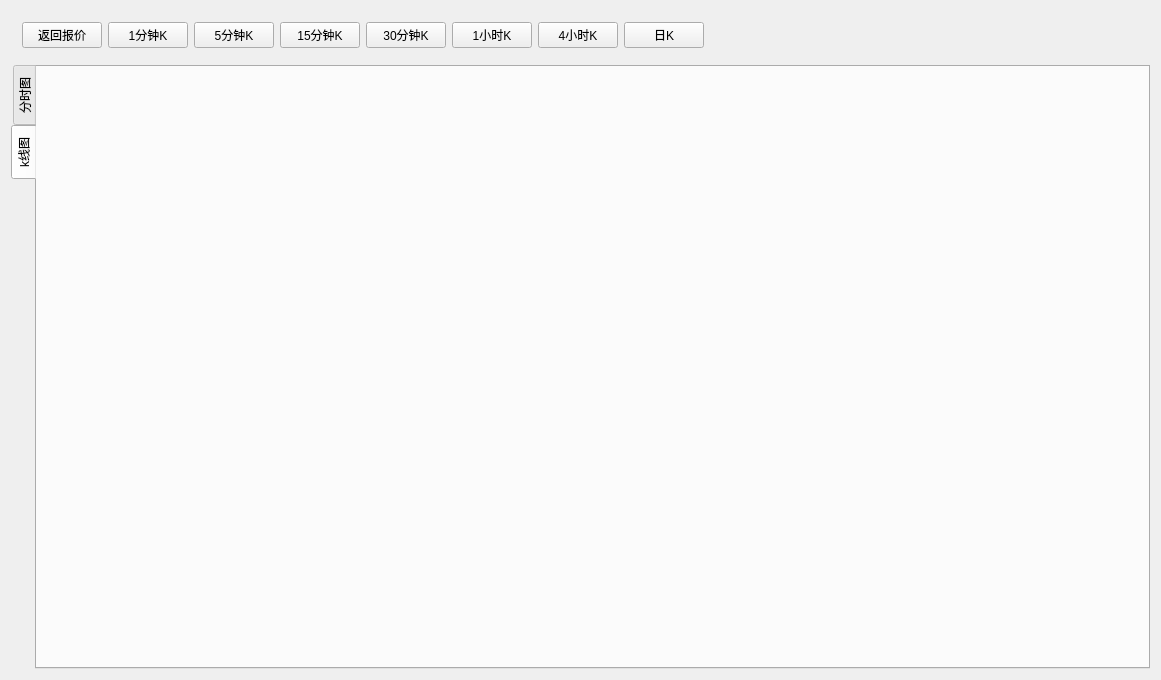
<?xml version="1.0" encoding="UTF-8"?>
<ui version="4.0">
 <class>QtChart</class>
 <widget class="QWidget" name="QtChart">
  <property name="geometry">
   <rect>
    <x>0</x>
    <y>0</y>
    <width>1161</width>
    <height>680</height>
   </rect>
  </property>
  <property name="windowTitle">
   <string>图表</string>
  </property>
  <property name="windowIcon">
   <iconset>
    <normaloff>Image/QtChart.png</normaloff>Image/QtChart.png</iconset>
  </property>
  <property name="statusTip">
   <string>图表</string>
  </property>
  <property name="whatsThis">
   <string>图表</string>
  </property>
  <layout class="QGridLayout" name="gridLayout_3">
   <item row="0" column="0">
    <layout class="QGridLayout" name="gridLayout_2">
     <item row="1" column="0">
      <widget class="QTabWidget" name="tabWidget_Chart">
       <property name="tabPosition">
        <enum>QTabWidget::West</enum>
       </property>
       <property name="currentIndex">
        <number>1</number>
       </property>
       <widget class="QWidget" name="tab_TimeSharing">
        <attribute name="title">
         <string>分时图</string>
        </attribute>
        <layout class="QVBoxLayout" name="verticalLayout_3">
         <item>
          <widget class="QWidget" name="widget" native="true">
           <layout class="QGridLayout" name="gridLayout_4">
            <item row="0" column="0">
             <widget class="QCustomPlot" name="customPlot" native="true"/>
            </item>
           </layout>
          </widget>
         </item>
        </layout>
       </widget>
       <widget class="QWidget" name="tab_KLine">
        <attribute name="title">
         <string>k线图</string>
        </attribute>
        <layout class="QGridLayout" name="gridLayout_5">
         <item row="0" column="0">
          <widget class="QStackedWidget" name="stackedWidget_KLine">
           <property name="currentIndex">
            <number>0</number>
           </property>
           <widget class="QWidget" name="page_KLineOneMinute">
            <layout class="QGridLayout" name="gridLayout_6">
             <item row="0" column="0">
              <widget class="XxwCustomPlot" name="customPlot_KLineOneMinute" native="true"/>
             </item>
            </layout>
           </widget>
           <widget class="QWidget" name="page_KLineFourHour">
            <layout class="QGridLayout" name="gridLayout_8">
             <item row="0" column="0">
              <widget class="QCustomPlot" name="customPlot_KLineFourHour" native="true"/>
             </item>
            </layout>
           </widget>
           <widget class="QWidget" name="page_KLineFiveMinute">
            <layout class="QGridLayout" name="gridLayout_7">
             <item row="0" column="0">
              <widget class="QCustomPlot" name="customPlot_KLineFiveMinute" native="true"/>
             </item>
            </layout>
           </widget>
           <widget class="QWidget" name="page_KLineTenMinute">
            <layout class="QGridLayout" name="gridLayout_9">
             <item row="0" column="0">
              <widget class="QCustomPlot" name="customPlot_KLineTenMinute" native="true"/>
             </item>
            </layout>
           </widget>
           <widget class="QWidget" name="page_KLineFifteenMinute">
            <layout class="QGridLayout" name="gridLayout_10">
             <item row="0" column="0">
              <widget class="QCustomPlot" name="customPlot_KLineFifteenMinute" native="true"/>
             </item>
            </layout>
           </widget>
           <widget class="QWidget" name="page_KLineHalfHour">
            <layout class="QGridLayout" name="gridLayout_11">
             <item row="0" column="0">
              <widget class="QCustomPlot" name="customPlot_KLineHalfHour" native="true"/>
             </item>
            </layout>
           </widget>
           <widget class="QWidget" name="page_OneHour">
            <layout class="QGridLayout" name="gridLayout_12">
             <item row="0" column="0">
              <widget class="QCustomPlot" name="customPlot_KLineOneHour" native="true"/>
             </item>
            </layout>
           </widget>
           <widget class="QWidget" name="page_OneDay">
            <layout class="QGridLayout" name="gridLayout_13">
             <item row="0" column="0">
              <widget class="QCustomPlot" name="customPlot_KLineOneDay" native="true"/>
             </item>
            </layout>
           </widget>
          </widget>
         </item>
        </layout>
       </widget>
      </widget>
     </item>
     <item row="0" column="0">
      <widget class="QWidget" name="widget_7" native="true">
       <layout class="QGridLayout" name="gridLayout">
        <item row="0" column="14">
         <spacer name="horizontalSpacer_7">
          <property name="orientation">
           <enum>Qt::Horizontal</enum>
          </property>
          <property name="sizeHint" stdset="0">
           <size>
            <width>40</width>
            <height>20</height>
           </size>
          </property>
         </spacer>
        </item>
        <item row="0" column="3">
         <widget class="QPushButton" name="pushButton_KLineFiveMinute">
          <property name="text">
           <string>5分钟K</string>
          </property>
          <property name="iconSize">
           <size>
            <width>20</width>
            <height>20</height>
           </size>
          </property>
         </widget>
        </item>
        <item row="0" column="21">
         <spacer name="horizontalSpacer_8">
          <property name="orientation">
           <enum>Qt::Horizontal</enum>
          </property>
          <property name="sizeHint" stdset="0">
           <size>
            <width>40</width>
            <height>20</height>
           </size>
          </property>
         </spacer>
        </item>
        <item row="0" column="17">
         <spacer name="horizontalSpacer_6">
          <property name="orientation">
           <enum>Qt::Horizontal</enum>
          </property>
          <property name="sizeHint" stdset="0">
           <size>
            <width>40</width>
            <height>20</height>
           </size>
          </property>
         </spacer>
        </item>
        <item row="0" column="1">
         <widget class="QPushButton" name="pushButton_KLineOneMinute">
          <property name="autoFillBackground">
           <bool>true</bool>
          </property>
          <property name="text">
           <string extracomment="1分钟">1分钟K</string>
          </property>
          <property name="iconSize">
           <size>
            <width>20</width>
            <height>20</height>
           </size>
          </property>
         </widget>
        </item>
        <item row="0" column="24">
         <spacer name="horizontalSpacer_9">
          <property name="orientation">
           <enum>Qt::Horizontal</enum>
          </property>
          <property name="sizeHint" stdset="0">
           <size>
            <width>40</width>
            <height>20</height>
           </size>
          </property>
         </spacer>
        </item>
        <item row="0" column="26">
         <spacer name="horizontalSpacer_2">
          <property name="orientation">
           <enum>Qt::Horizontal</enum>
          </property>
          <property name="sizeHint" stdset="0">
           <size>
            <width>427</width>
            <height>20</height>
           </size>
          </property>
         </spacer>
        </item>
        <item row="0" column="7">
         <widget class="QPushButton" name="pushButton_KLineOneHour">
          <property name="text">
           <string>1小时K</string>
          </property>
          <property name="iconSize">
           <size>
            <width>20</width>
            <height>20</height>
           </size>
          </property>
         </widget>
        </item>
        <item row="0" column="5">
         <widget class="QPushButton" name="pushButton_KLineFifteenMinute">
          <property name="text">
           <string>15分钟K</string>
          </property>
          <property name="iconSize">
           <size>
            <width>20</width>
            <height>20</height>
           </size>
          </property>
         </widget>
        </item>
        <item row="0" column="12">
         <spacer name="horizontalSpacer_4">
          <property name="orientation">
           <enum>Qt::Horizontal</enum>
          </property>
          <property name="sizeHint" stdset="0">
           <size>
            <width>40</width>
            <height>20</height>
           </size>
          </property>
         </spacer>
        </item>
        <item row="0" column="9">
         <widget class="QPushButton" name="pushButton_KLineDay">
          <property name="text">
           <string>日K</string>
          </property>
          <property name="iconSize">
           <size>
            <width>20</width>
            <height>20</height>
           </size>
          </property>
         </widget>
        </item>
        <item row="0" column="0">
         <widget class="QPushButton" name="pushButton_return">
          <property name="text">
           <string>返回报价</string>
          </property>
          <property name="icon">
           <iconset>
            <normaloff>Image/报价.png</normaloff>Image/报价.png</iconset>
          </property>
          <property name="iconSize">
           <size>
            <width>20</width>
            <height>20</height>
           </size>
          </property>
         </widget>
        </item>
        <item row="0" column="8">
         <widget class="QPushButton" name="pushButton_KLineFourHour">
          <property name="text">
           <string>4小时K</string>
          </property>
          <property name="iconSize">
           <size>
            <width>20</width>
            <height>20</height>
           </size>
          </property>
         </widget>
        </item>
        <item row="0" column="6">
         <widget class="QPushButton" name="pushButton_KLineHalfHour">
          <property name="text">
           <string>30分钟K</string>
          </property>
          <property name="iconSize">
           <size>
            <width>20</width>
            <height>20</height>
           </size>
          </property>
         </widget>
        </item>
        <item row="0" column="13">
         <spacer name="horizontalSpacer_11">
          <property name="orientation">
           <enum>Qt::Horizontal</enum>
          </property>
          <property name="sizeHint" stdset="0">
           <size>
            <width>40</width>
            <height>20</height>
           </size>
          </property>
         </spacer>
        </item>
        <item row="0" column="25">
         <spacer name="horizontalSpacer_3">
          <property name="orientation">
           <enum>Qt::Horizontal</enum>
          </property>
          <property name="sizeHint" stdset="0">
           <size>
            <width>428</width>
            <height>20</height>
           </size>
          </property>
         </spacer>
        </item>
        <item row="0" column="23">
         <spacer name="horizontalSpacer">
          <property name="orientation">
           <enum>Qt::Horizontal</enum>
          </property>
          <property name="sizeHint" stdset="0">
           <size>
            <width>427</width>
            <height>20</height>
           </size>
          </property>
         </spacer>
        </item>
        <item row="0" column="22">
         <spacer name="horizontalSpacer_10">
          <property name="orientation">
           <enum>Qt::Horizontal</enum>
          </property>
          <property name="sizeHint" stdset="0">
           <size>
            <width>40</width>
            <height>20</height>
           </size>
          </property>
         </spacer>
        </item>
        <item row="0" column="16">
         <spacer name="horizontalSpacer_5">
          <property name="orientation">
           <enum>Qt::Horizontal</enum>
          </property>
          <property name="sizeHint" stdset="0">
           <size>
            <width>40</width>
            <height>20</height>
           </size>
          </property>
         </spacer>
        </item>
       </layout>
      </widget>
     </item>
    </layout>
   </item>
  </layout>
  <action name="action_returnMain">
   <property name="icon">
    <iconset>
     <normaloff>Image/报价.png</normaloff>Image/报价.png</iconset>
   </property>
   <property name="text">
    <string>返回报价</string>
   </property>
  </action>
 </widget>
 <layoutdefault spacing="6" margin="11"/>
 <customwidgets>
  <customwidget>
   <class>QCustomPlot</class>
   <extends>QWidget</extends>
   <header>qcustomplot.h</header>
   <container>1</container>
  </customwidget>
  <customwidget>
   <class>XxwCustomPlot</class>
   <extends>QWidget</extends>
   <header location="global">xxwcustomplot.h</header>
   <container>1</container>
  </customwidget>
 </customwidgets>
 <resources/>
 <connections/>
 <slots>
  <slot>slotReturnMain()</slot>
 </slots>
</ui>
